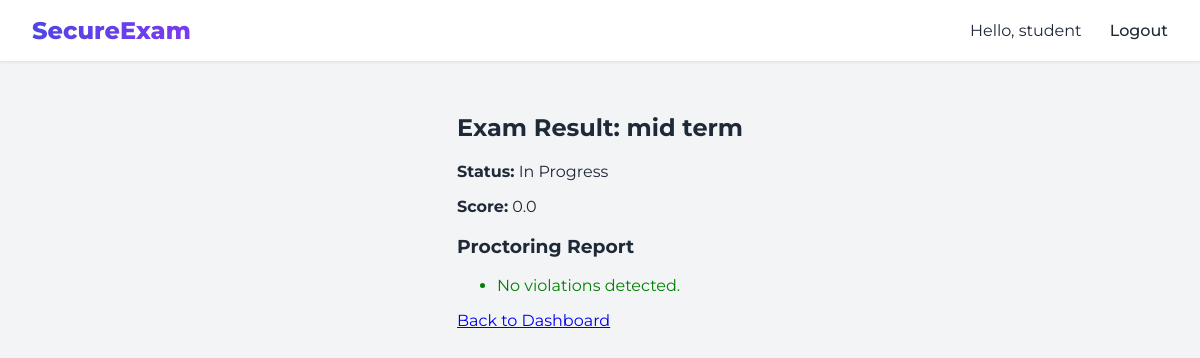
Page /exams/2/result/ (signed in) on the committed database.
### accounts/models.py (models this page shows, shortened)
class User(AbstractUser):
    ROLE_CHOICES = (
        ('student', 'Student'),
        ('faculty', 'Faculty'),
        ('admin', 'Admin'),
    )
    role = models.CharField(max_length=10, choices=ROLE_CHOICES, default='student')

### exams/models.py (models this page shows, shortened)
class StudentExamAttempt(models.Model):
    student = models.ForeignKey(User, on_delete=models.CASCADE)
    exam = models.ForeignKey(Exam, on_delete=models.CASCADE)
    start_time = models.DateTimeField(auto_now_add=True)
    end_time = models.DateTimeField(null=True, blank=True)
    score = models.FloatField(default=0.0)
    is_completed = models.BooleanField(default=False)

class Exam(models.Model):
    title = models.CharField(max_length=200)
    description = models.TextField(blank=True)
    start_time = models.DateTimeField()
    end_time = models.DateTimeField()
    duration_minutes = models.IntegerField()
    is_active = models.BooleanField(default=True)

### exams/views.py (the view)
# urls.py: path('<int:pk>/result/', views.exam_result_view, name='exam_result'),
@login_required
def exam_result_view(request, pk):
    attempt = get_object_or_404(StudentExamAttempt, exam__pk=pk, student=request.user)
    return render(request, 'exams/exam_result.html', {'attempt': attempt})

### templates/exams/exam_result.html
{% extends 'base.html' %}
{% block content %}
<h2>Exam Result: {{ attempt.exam.title }}</h2>
<div class="card">
    <p><strong>Status:</strong> {% if attempt.is_completed %}Completed{% else %}In Progress{% endif %}</p>
    <p><strong>Score:</strong> {{ attempt.score }}</p>
    <h3>Proctoring Report</h3>
    <ul>
        {% for log in attempt.proctor_logs.all %}
        <li style="color: red;">{{ log.violation_type }} at {{ log.timestamp }} ({{ log.details }})</li>
        {% empty %}
        <li style="color: green;">No violations detected.</li>
        {% endfor %}
    </ul>
    <a href="{% url 'dashboard' %}" class="btn">Back to Dashboard</a>
</div>
{% endblock %}

### templates/base.html (shortened to what this page needs)
{% load static %}
<!DOCTYPE html>
<html lang="en">
<head>
    <link rel="stylesheet" href="{% static 'css/style.css' %}">
</head>
<body>
    <nav class="navbar">
        <div class="logo">SecureExam</div>
        <div class="nav-links">
            {% if user.is_authenticated %}
            <span>Hello, {{ user.username }}</span>
            <a href="{% url 'logout' %}">Logout</a>
            {% else %}
            <a href="{% url 'login' %}">Login</a>
            <a href="{% url 'register' %}">Register</a>
            {% endif %}
        </div>
    </nav>
    <div class="container">
        {% block content %}
        {% endblock %}
    </div>
</body>
</html>

### static/css/style.css (style rules this page uses)
:root { --primary-color: #4f46e5; --primary-hover: #4338ca; --bg-color: #f3f4f6; --card-bg: #ffffff; --text-color: #1f2937; --text-light: #6b7280; --danger: #ef4444; --success: #10b981; --input-border: #e5e7eb; --input-focus: #4f46e5; }
body { font-family: 'Brandon Text', 'Montserrat', sans-serif; background-color: var(--bg-color); color: var(--text-color); margin: 0; padding: 0; display: flex; flex-direction: column; min-height: 100vh; }
.navbar { background-color: var(--card-bg); padding: 1rem 2rem; box-shadow: 0 1px 3px rgba(0, 0, 0, 0.1); display: flex; justify-content: space-between; align-items: center; z-index: 10; }
.logo { font-size: 1.5rem; font-weight: 800; background: linear-gradient(90deg, #4f46e5, #7c3aed); -webkit-background-clip: text; -webkit-text-fill-color: transparent; }
.nav-links a { text-decoration: none; color: var(--text-color); margin-left: 1.5rem; font-weight: 500; }
.container { padding: 2rem; max-width: 1200px; margin: 0 auto; }

### rows in the picture
User: username "student"
StudentExamAttempt: exam "mid term", score "0.0"
